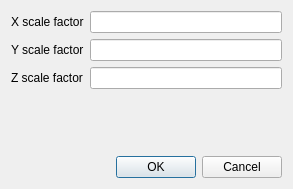
<?xml version="1.0" encoding="UTF-8"?>
<ui version="4.0">
 <class>ExamplePlugin</class>
 <widget class="QDialog" name="ExamplePlugin">
  <property name="geometry">
   <rect>
    <x>0</x>
    <y>0</y>
    <width>280</width>
    <height>189</height>
   </rect>
  </property>
  <property name="minimumSize">
   <size>
    <width>0</width>
    <height>0</height>
   </size>
  </property>
  <property name="windowTitle">
   <string>example plugin</string>
  </property>
  <property name="windowIcon">
   <iconset>
    <normaloff>:/icons/resources/icons/G.png</normaloff>:/icons/resources/icons/G.png</iconset>
  </property>
  <layout class="QGridLayout" name="gridLayout">
   <item row="0" column="0">
    <widget class="QLabel" name="label">
     <property name="text">
      <string>X scale factor</string>
     </property>
    </widget>
   </item>
   <item row="0" column="1" colspan="2">
    <widget class="QLineEdit" name="lineEdit_Scaling_X"/>
   </item>
   <item row="1" column="1" colspan="2">
    <widget class="QLineEdit" name="lineEdit_Scaling_Y"/>
   </item>
   <item row="2" column="0">
    <widget class="QLabel" name="label_3">
     <property name="text">
      <string>Z scale factor</string>
     </property>
    </widget>
   </item>
   <item row="2" column="1" colspan="2">
    <widget class="QLineEdit" name="lineEdit_Scaling_Z"/>
   </item>
   <item row="3" column="1">
    <spacer name="verticalSpacer_3">
     <property name="orientation">
      <enum>Qt::Vertical</enum>
     </property>
     <property name="sizeHint" stdset="0">
      <size>
       <width>20</width>
       <height>62</height>
      </size>
     </property>
    </spacer>
   </item>
   <item row="4" column="2">
    <widget class="QDialogButtonBox" name="buttonBox">
     <property name="orientation">
      <enum>Qt::Horizontal</enum>
     </property>
     <property name="standardButtons">
      <set>QDialogButtonBox::Cancel|QDialogButtonBox::Ok</set>
     </property>
    </widget>
   </item>
   <item row="1" column="0">
    <widget class="QLabel" name="label_2">
     <property name="text">
      <string>Y scale factor</string>
     </property>
    </widget>
   </item>
  </layout>
 </widget>
 <resources>
  <include location="engrid.qrc"/>
 </resources>
 <connections>
  <connection>
   <sender>buttonBox</sender>
   <signal>accepted()</signal>
   <receiver>ExamplePlugin</receiver>
   <slot>accept()</slot>
   <hints>
    <hint type="sourcelabel">
     <x>258</x>
     <y>386</y>
    </hint>
    <hint type="destinationlabel">
     <x>196</x>
     <y>213</y>
    </hint>
   </hints>
  </connection>
  <connection>
   <sender>buttonBox</sender>
   <signal>rejected()</signal>
   <receiver>ExamplePlugin</receiver>
   <slot>reject()</slot>
   <hints>
    <hint type="sourcelabel">
     <x>258</x>
     <y>386</y>
    </hint>
    <hint type="destinationlabel">
     <x>196</x>
     <y>213</y>
    </hint>
   </hints>
  </connection>
 </connections>
</ui>
